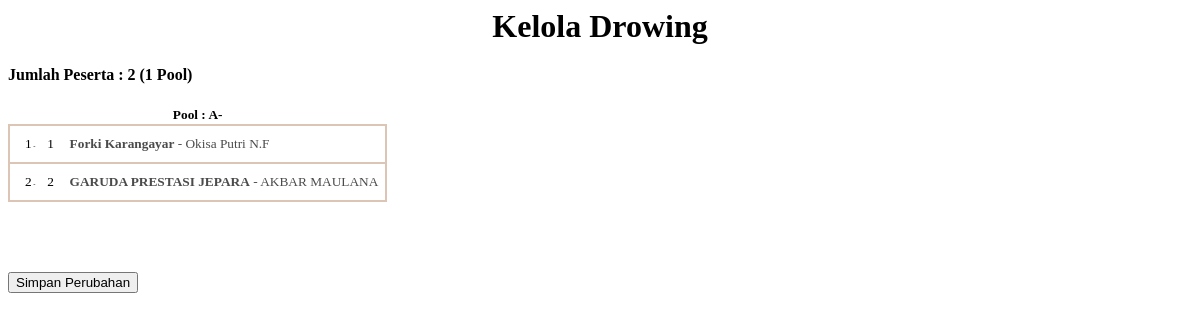
The page /modul/drowing/drowing_test2.php on the database its author committed.
### tables this page shows
CREATE TABLE IF NOT EXISTS `peserta` (
`id_peserta` int(5) NOT NULL,
  `nama` varchar(50) NOT NULL,
  `id_kontingen` varchar(50) NOT NULL,
  `berat_badan` int(20) NOT NULL,
  `tgl_lahir` date NOT NULL,
  `waktu_input` datetime NOT NULL,
  `perguruan` varchar(50) NOT NULL,
  `jk` varchar(50) NOT NULL,
  `id_kelas` varchar(100) NOT NULL,
  `info_beregu` text NOT NULL,
  `input_by` varchar(100) NOT NULL
);

CREATE TABLE IF NOT EXISTS `kontingen_all` (
`id_kontingen` int(11) NOT NULL,
  `isi_kontingen` varchar(100) NOT NULL,
  `nama_official` varchar(50) NOT NULL,
  `kontak_official` varchar(13) NOT NULL
);

### lib/Database.php (called while the page is built, shortened)
<?php
class Database {
    protected $pdo;
    public function __construct()
    {
        try
        {
            $this->pdo = new PDO(DB_DSN, DB_USERNAME, DB_PASSWORD, array(PDO::MYSQL_ATTR_INIT_COMMAND => "SET NAMES '" . DB_CHARACSET . "';"));
            $this->pdo->exec("SET CHARACTER SET " . DB_CHARACSET);
            $this->pdo->setAttribute(PDO::ATTR_ERRMODE, PDO::ERRMODE_EXCEPTION);
            $this->pdo->query("set names " . DB_CHARACSET);
        } catch (PDOException $e)
        {
            echo "error " . $e->getMessage();
        }
    }
    public function custom_query( $sql,$data=null) {
        $sel = $this->pdo->prepare( $sql );
        if ($data!==null) {
            $sel->execute($dat);
        } else {
            $sel->execute();
        }
        $sel->setFetchMode( PDO::FETCH_OBJ );
        return $sel;
    }
    public function fetch_all($table)
    {
        $sel = $this->pdo->prepare("SELECT * FROM $table");
        $sel->execute();
        $sel->setFetchMode( PDO::FETCH_OBJ );
        return $sel;
    }
}
?>

### lib/config.php (called while the page is built, shortened)
<?php
require_once ('lib/Database.php');
$db=new Database();
?>

### modul/drowing/drowing_test2.php (the view, shortened to what this page needs)
<link rel="stylesheet" href="modul/drowing/switch/style.css" type="text/css"/>
<div class="container">
		<?php
			$id_kelas_get 	= $uriget[id_kelas];
			$data_peserta 	= [];
			$id_dan_data 	= [];
			include "lib/config.php";
			$kelas_val_conv    = array();
			$kelas_id         = $db->fetch_all("kelas_all");
			foreach($kelas_id as $val){
				$kelas_val_conv[$val->id_kelas] = $val->isi_kelas;
			}
			$kont_id_conv    = array();
			$kont_id          = $db->fetch_all("kontingen_all");
			foreach ($kont_id as $val) {
			  $kont_id_conv[$val->isi_kontingen] = $val->id_kontingen;
			}
			$query_count		= $db->custom_query("SELECT COUNT(*) AS Jumlah FROM peserta WHERE id_kelas='$id_kelas_get'");
			foreach ($query_count as $counts){
				$jml_peserta	= $counts->Jumlah;
			}
			$query_peserta 	= $db->custom_query("SELECT peserta.*, kontingen_all.isi_kontingen
												 FROM peserta INNER JOIN kontingen_all
												 ON peserta.id_kontingen=kontingen_all.id_kontingen
												 WHERE peserta.id_kelas='$id_kelas_get'
												 ORDER BY kontingen_all.isi_kontingen ASC
												 ");
			$d=0;
			foreach ($query_peserta as $col) {
				$data_peserta['id_peserta'] 	= $col->id_peserta;
				$data_peserta['nama'] 			= $col->nama;
				$data_peserta['kontingen'] 		= $col->isi_kontingen;
				$id_dan_data[$d] 				= $data_peserta;
				$d += 1;
			}
			$max_perpool	= 16;
			$bagi			= $jml_peserta / $max_perpool;
			$jml_pool 		= 0;
			$arr_inp	= [];
			$pool_name1 = [0,'A-'];
			if($bagi < 1){
				$pool_name 			= $pool_name1;
				$jml_pool			= 1;
				$pool_no 			= 1;
				$pre_data_peserta 	= $id_dan_data;
				$pre_pool_no 							= [];
				$pre_pool_no[$pool_name[$pool_no]] 		= $pre_data_peserta;
				$arr_inp = serialize($pre_pool_no);
			}
			$decode_arr = unserialize($arr_inp);
			?>
			<div class="row">
				<h1 align="center">Kelola Drowing <br><small><?php echo $kelas_val_conv[$id_kelas_get]; ?></small>
				</h1>
				<h4 class="page-header text-center">
					Jumlah Peserta : <?php echo $jml_peserta; ?>
					(<?php echo $jml_pool; ?> Pool)
				</h4>
			</div>
			<div id="redips-drag">
			<?php
				foreach ($decode_arr as $pool => $data_peserta) {
					echo "  <table id='table1'>
							<thead class='disabled'><th>Pool : ".$pool."</th></thead><tbody>";
			?>
			<?php
					$no_urut = 0;
					$jml_pool_ini 	= count($data_peserta);
					$tb_use 	= ${tb.$jml_pool_ini};
					$tbnom_use 	= ${tbnom.$jml_pool_ini};
					foreach ($data_peserta as $key => $value)
					{
						$urutan_tbnom = $tbnom_use[$no_urut];
						if(empty($value['id_peserta'])){
							$no_urut += 1;
						}
						else
						{
							$no_urut += 1;
							echo
								"<tr class='".$pool."_".$no_urut."'><td>
									<span>".key($tb_use)."</span> - <span class='label ".$tb_use[key($tb_use)]."'>".$urutan_tbnom."</span>
									<div class='redips-drag label label-default' value='".$value['id_peserta']."-".$kont_id_conv[$value['kontingen']]."'>
									<strong>".$value['kontingen']."</strong> - ".$value['nama'].
									"</div>
								</td></tr>";
							each($tb_use);
						}
					}
					echo "</tbody></table>";
				}
			?>
			</div>
</div>
<form method="post" action='' enctype="multipart/form-data">
	<div class="row">
		<p class="text-center"><input id="simpan" class="btn btn-lg btn-primary" type="submit" name="submit" value="Simpan Perubahan">	</p>
	</div>
</form>

### modul/drowing/switch/style.css (style rules this page uses)
.redips-drag { cursor: move; margin-left: 10px; z-index: 10; padding: 5px; padding-right: 2px; padding-left: 4px; background-color: white; color: #000; display: inline-block; border: 0px #CCC solid; font-size: 10pt; opacity: 0.7; filter: alpha(opacity=70); }
#table1 { border-collapse: collapse; display: inline-block; margin-right: 10px; font-size: 10pt; }
#table1 span { font-size: 10pt; padding-left: 10px; }
#table1 td { border: 2px solid #DDC5B5; padding: 5px; font-size: 0.5em; }

### rows shown on the page
peserta: tb_use "1", urutan_tbnom "1", id_kontingen.isi_kontingen "Forki Karangayar", nama "Okisa Putri N.F"
peserta: tb_use "2", urutan_tbnom "2", id_kontingen.isi_kontingen "GARUDA PRESTASI JEPARA", nama "AKBAR MAULANA"

### other values the page prints
$jml_peserta "2"
$jml_pool "1"
$pool "A-"
